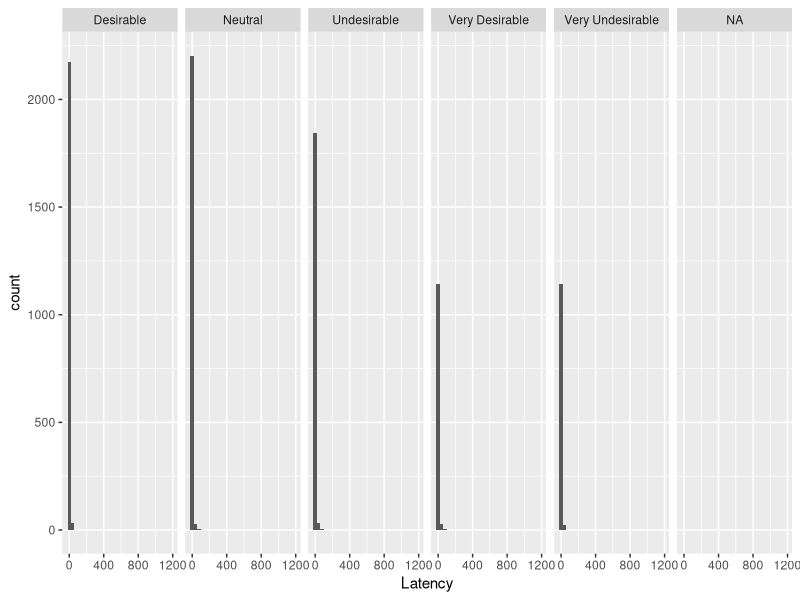

The R script that drew this image:
## ---- chunk 1
knitr::opts_chunk$set(echo = FALSE, warning=FALSE, message=FALSE)
## ---- chunk 2


temp <- read.csv("Reduced_scale.csv", header=FALSE, na.strings="")

x <- temp[2,]
data <- temp[-c(1:3),]
colnames(data) <- x

# library(psych)
# opt <- describe(data)
# write.csv(opt, "description.csv")

## column #20 = page submit latency; column #22 = Desirability rating
## column #458 = how difficult was this?
## column #457 = how carefully did you respond?

data$Progress <- as.numeric(as.character(data$Progress))
newdata <- data[ which(data$Progress > 75), ]

temp2 <- newdata[,-c(93,119,145,171,197,223,249,275,301,327,353,379,405,431)] ## getting rid of quality check items (13 here)

use <- temp2[,c(20,22,25,27,30,32,35,37,40,42,45,47,50,52,55,57,60,62,65,67,70,72,75,77,80,82,85,87,90,92,95,97,100,102,105,107,110,112,115,117,
               120,122,125,127,130,132,135,137,140,142,145,147,150,152,155,157,160,162,165,167,170,172,175,177,180,182,185,187,190,192,195,197,200,202,205,207,210,212,215,217,
               220,222,225,227,230,232,235,237,240,242,245,247,250,252,255,257,260,262,265,267,270,272,275,277,280,282,285,287,290,292,295,297,300,302,305,307,310,312,315,317,
               320,322,325,327,330,332,335,337,340,342,345,347,350,352,355,357,360,362,365,367,370,372,375,377,380,382,385,387,390,392,395,397,400,402,405,407,410,412,415,417,
               420,422,425,427,430,432,435,437,440,442)]

total <- nrow(data)
usable <- nrow(use)

## ---- chunk 3
### Data is messy - not all "1%, 30%, etc" read in sequentially
### Requesting column names as an excel file so can double-check numbers used to create "use" object (line 35)

# write.csv(colnames(temp2), "check.csv"); write.csv(colnames(use), "check2.csv")


ass.b1 <- use[,c(29:30,49:50,79:80,99:100,109:110)]
ass.b3 <- use[,c(27:28,47:48,77:78,97:98,107:108)]
ass.n  <- use[,c(25:26,45:46,75:76,95:96,105:106)]
ass.t3 <- use[,c(21:22,43:44,73:74,93:94,103:104)]
ass.t1 <- use[,c(23:24,41:42,71:72,91:92,101:102)]

qua.b1 <- use[,c(89:90,129:130,149:150,159:160,169:170)]
qua.b3 <- use[,c(87:88,127:128,147:148,157:158,167:168)]
qua.n  <- use[,c(85:86,125:126,145:146,155:156,165:166)]
qua.t3 <- use[,c(83:84,123:124,143:144,153:154,163:164)]
qua.t1 <- use[,c(81:82,121:122,141:142,151:152,161:162)]

lin.b1 <- use[,c(39:40,59:60,69:70,119:120,139:140)]
lin.b3 <- use[,c(37:38,57:58,67:68,117:118,137:138)]
lin.n  <- use[,c(35:36,55:56,65:66,115:116,135:136)]
lin.t3 <- use[,c(33:34,53:54,63:64,113:114,133:134)]
lin.t1 <- use[,c(31:32,51:52,61:62,111:112,131:132)]

ass.b1$cat <- "ass.b1"
ass.b3$cat <- "ass.b3"
ass.n$cat  <- "ass.n"
ass.t3$cat <- "ass.t3"
ass.t1$cat <- "ass.t1"

qua.b1$cat <- "qua.b1"
qua.b3$cat <- "qua.b3"
qua.n$cat  <- "qua.n"
qua.t3$cat <- "qua.t3"
qua.t1$cat <- "qua.t1"

lin.b1$cat <- "lin.b1"
lin.b3$cat <- "lin.b3"
lin.n$cat  <- "lin.n"
lin.t3$cat <- "lin.t3"
lin.t1$cat <- "lin.t1"

ass.b1.1 <- ass.b1[,c(1:2,11)]
ass.b1.2 <- ass.b1[,c(3:4,11)]
ass.b1.3 <- ass.b1[,c(5:6,11)]
ass.b1.4 <- ass.b1[,c(7:8,11)]
ass.b1.5 <- ass.b1[,c(9:10,11)]

ass.b3.1 <- ass.b3[,c(1:2,11)]
ass.b3.2 <- ass.b3[,c(3:4,11)]
ass.b3.3 <- ass.b3[,c(5:6,11)]
ass.b3.4 <- ass.b3[,c(7:8,11)]
ass.b3.5 <- ass.b3[,c(9:10,11)]

ass.n.1 <- ass.n[,c(1:2,11)]
ass.n.2 <- ass.n[,c(3:4,11)]
ass.n.3 <- ass.n[,c(5:6,11)]
ass.n.4 <- ass.n[,c(7:8,11)]
ass.n.5 <- ass.n[,c(9:10,11)]

ass.t3.1 <- ass.t3[,c(1:2,11)]
ass.t3.2 <- ass.t3[,c(3:4,11)]
ass.t3.3 <- ass.t3[,c(5:6,11)]
ass.t3.4 <- ass.t3[,c(7:8,11)]
ass.t3.5 <- ass.t3[,c(9:10,11)]

ass.t1.1 <- ass.t1[,c(1:2,11)]
ass.t1.2 <- ass.t1[,c(3:4,11)]
ass.t1.3 <- ass.t1[,c(5:6,11)]
ass.t1.4 <- ass.t1[,c(7:8,11)]
ass.t1.5 <- ass.t1[,c(9:10,11)]



qua.b1.1 <- qua.b1[,c(1:2,11)]
qua.b1.2 <- qua.b1[,c(3:4,11)]
qua.b1.3 <- qua.b1[,c(5:6,11)]
qua.b1.4 <- qua.b1[,c(7:8,11)]
qua.b1.5 <- qua.b1[,c(9:10,11)]

qua.b3.1 <- qua.b3[,c(1:2,11)]
qua.b3.2 <- qua.b3[,c(3:4,11)]
qua.b3.3 <- qua.b3[,c(5:6,11)]
qua.b3.4 <- qua.b3[,c(7:8,11)]
qua.b3.5 <- qua.b3[,c(9:10,11)]

qua.n.1 <- qua.n[,c(1:2,11)]
qua.n.2 <- qua.n[,c(3:4,11)]
qua.n.3 <- qua.n[,c(5:6,11)]
qua.n.4 <- qua.n[,c(7:8,11)]
qua.n.5 <- qua.n[,c(9:10,11)]

qua.t3.1 <- qua.t3[,c(1:2,11)]
qua.t3.2 <- qua.t3[,c(3:4,11)]
qua.t3.3 <- qua.t3[,c(5:6,11)]
qua.t3.4 <- qua.t3[,c(7:8,11)]
qua.t3.5 <- qua.t3[,c(9:10,11)]

qua.t1.1 <- qua.t1[,c(1:2,11)]
qua.t1.2 <- qua.t1[,c(3:4,11)]
qua.t1.3 <- qua.t1[,c(5:6,11)]
qua.t1.4 <- qua.t1[,c(7:8,11)]
qua.t1.5 <- qua.t1[,c(9:10,11)]



lin.b1.1 <- lin.b1[,c(1:2,11)]
lin.b1.2 <- lin.b1[,c(3:4,11)]
lin.b1.3 <- lin.b1[,c(5:6,11)]
lin.b1.4 <- lin.b1[,c(7:8,11)]
lin.b1.5 <- lin.b1[,c(9:10,11)]

lin.b3.1 <- lin.b3[,c(1:2,11)]
lin.b3.2 <- lin.b3[,c(3:4,11)]
lin.b3.3 <- lin.b3[,c(5:6,11)]
lin.b3.4 <- lin.b3[,c(7:8,11)]
lin.b3.5 <- lin.b3[,c(9:10,11)]

lin.n.1 <- lin.n[,c(1:2,11)]
lin.n.2 <- lin.n[,c(3:4,11)]
lin.n.3 <- lin.n[,c(5:6,11)]
lin.n.4 <- lin.n[,c(7:8,11)]
lin.n.5 <- lin.n[,c(9:10,11)]

lin.t3.1 <- lin.t3[,c(1:2,11)]
lin.t3.2 <- lin.t3[,c(3:4,11)]
lin.t3.3 <- lin.t3[,c(5:6,11)]
lin.t3.4 <- lin.t3[,c(7:8,11)]
lin.t3.5 <- lin.t3[,c(9:10,11)]

lin.t1.1 <- lin.t1[,c(1:2,11)]
lin.t1.2 <- lin.t1[,c(3:4,11)]
lin.t1.3 <- lin.t1[,c(5:6,11)]
lin.t1.4 <- lin.t1[,c(7:8,11)]
lin.t1.5 <- lin.t1[,c(9:10,11)]



library(data.table)
together <- rbindlist(list(ass.b1.1,
                              ass.b1.2,
                              ass.b1.3,
                              ass.b1.4,
                              ass.b1.5,
                              ass.b3.1,
                              ass.b3.2,
                              ass.b3.3,
                              ass.b3.4,
                              ass.b3.5,
                              ass.n.1,
                              ass.n.2,
                              ass.n.3,
                              ass.n.4,
                              ass.n.5,
                              ass.t3.1,
                              ass.t3.2,
                              ass.t3.3,
                              ass.t3.4,
                              ass.t3.5,
                              ass.t1.1,
                              ass.t1.2,
                              ass.t1.3,
                              ass.t1.4,
                              ass.t1.5,
                              qua.b1.1,
                              qua.b1.2,
                              qua.b1.3,
                              qua.b1.4,
                              qua.b1.5,
                              qua.b3.1,
                              qua.b3.2,
                              qua.b3.3,
                              qua.b3.4,
                              qua.b3.5,
                              qua.n.1,
                              qua.n.2,
                              qua.n.3,
                              qua.n.4,
                              qua.n.5,
                              qua.t3.1,
                              qua.t3.2,
                              qua.t3.3,
                              qua.t3.4,
                              qua.t3.5,
                              qua.t1.1,
                              qua.t1.2,
                              qua.t1.3,
                              qua.t1.4,
                              qua.t1.5,
                              lin.b1.1,
                              lin.b1.2,
                              lin.b1.3,
                              lin.b1.4,
                              lin.b1.5,
                              lin.b3.1,
                              lin.b3.2,
                              lin.b3.3,
                              lin.b3.4,
                              lin.b3.5,
                              lin.n.1,
                              lin.n.2,
                              lin.n.3,
                              lin.n.4,
                              lin.n.5,
                              lin.t3.1,
                              lin.t3.2,
                              lin.t3.3,
                              lin.t3.4,
                              lin.t3.5,
                              lin.t1.1,
                              lin.t1.2,
                              lin.t1.3,
                              lin.t1.4,
                              lin.t1.5))

together$cond[together$cat == "ass.b1"] <- "Bottom 1%"
together$cond[together$cat == "ass.b3"] <- "Bottom 30%"
together$cond[together$cat == "ass.n"] <- "Average"
together$cond[together$cat == "ass.t3"] <- "Top 30%"
together$cond[together$cat == "ass.t1"] <- "Top 1%"

together$cond[together$cat == "qua.b1"] <- "Bottom 1%"
together$cond[together$cat == "qua.b3"] <- "Bottom 30%"
together$cond[together$cat == "qua.n"] <- "Average"
together$cond[together$cat == "qua.t3"] <- "Top 30%"
together$cond[together$cat == "qua.t1"] <- "Top 1%"

together$cond[together$cat == "lin.b1"] <- "Bottom 1%"
together$cond[together$cat == "lin.b3"] <- "Bottom 30%"
together$cond[together$cat == "lin.n"] <- "Average"
together$cond[together$cat == "lin.t3"] <- "Top 30%"
together$cond[together$cat == "lin.t1"] <- "Top 1%"

together$tier[together$cat == "ass.b1"] <- "Bottom 1%"
together$tier[together$cat == "ass.b3"] <- "Bottom 30%"
together$tier[together$cat == "ass.n"] <- "Average"
together$tier[together$cat == "ass.t3"] <- "Top 30%"
together$tier[together$cat == "ass.t1"] <- "Top 1%"

together$tier[together$cat == "qua.b1"] <- "Bottom 1%"
together$tier[together$cat == "qua.b3"] <- "Bottom 30%"
together$tier[together$cat == "qua.n"] <- "Average"
together$tier[together$cat == "qua.t3"] <- "Top 30%"
together$tier[together$cat == "qua.t1"] <- "Top 1%"

together$tier[together$cat == "lin.b1"] <- "Bottom 1%"
together$tier[together$cat == "lin.b3"] <- "Bottom 30%"
together$tier[together$cat == "lin.n"] <- "Average"
together$tier[together$cat == "lin.t3"] <- "Top 30%"
together$tier[together$cat == "lin.t1"] <- "Top 1%"


colnames(together)[1] <- "Latency"
colnames(together)[2] <- "Answer"

together$Latency <- as.numeric(as.character(together$Latency))

library(ggplot2)


p <- ggplot(together, aes(x=Latency)) + geom_histogram()
p + facet_grid(~Answer)

